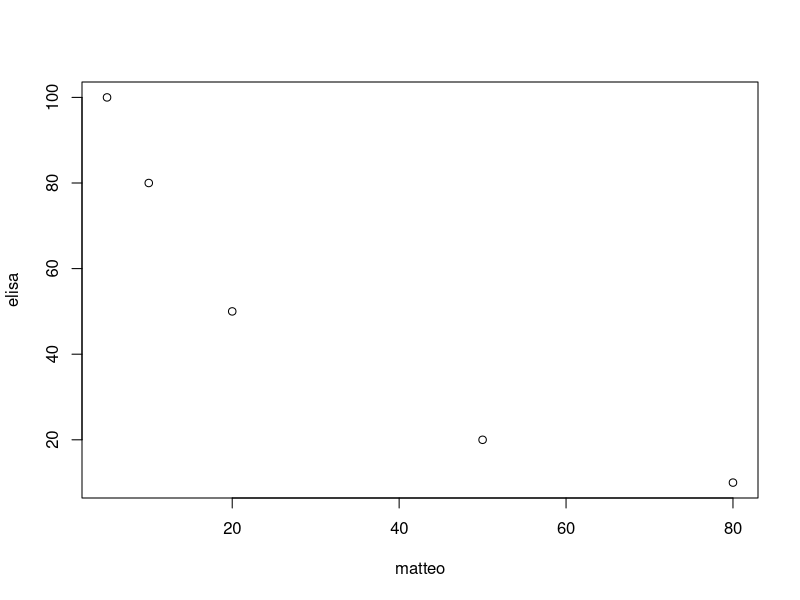
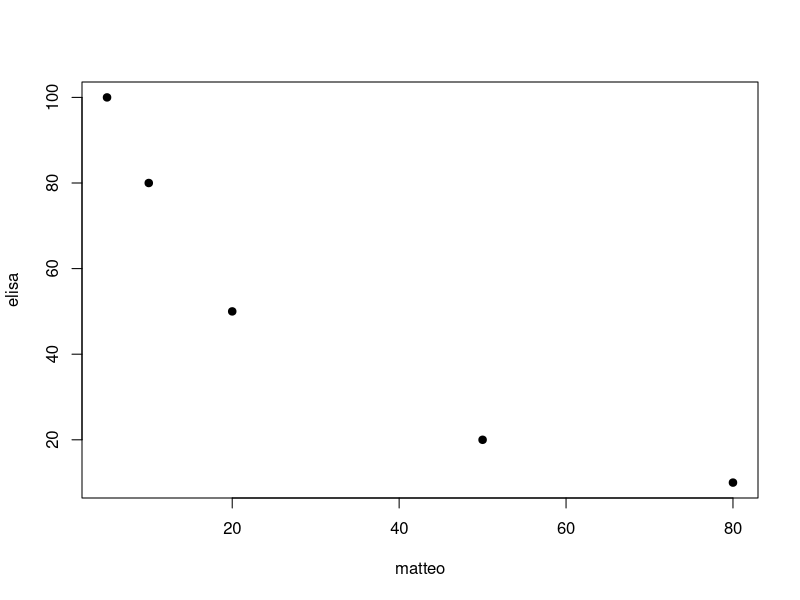
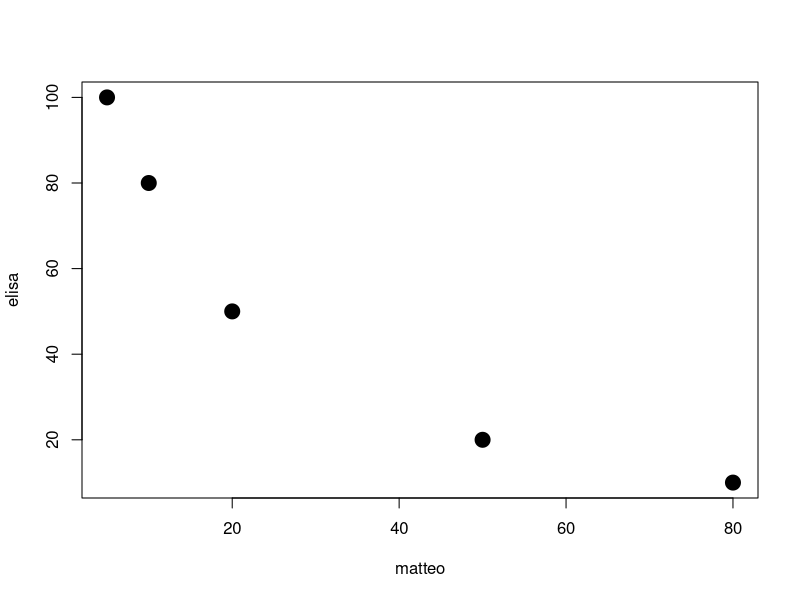
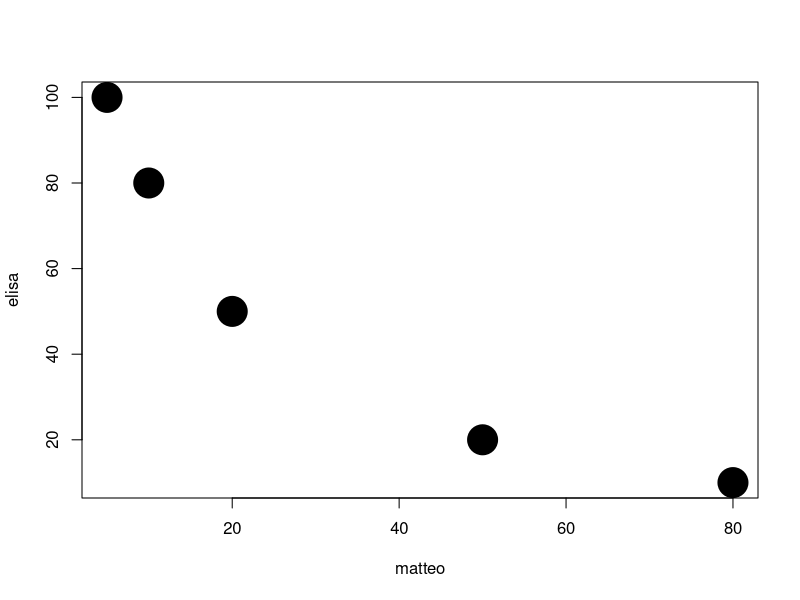
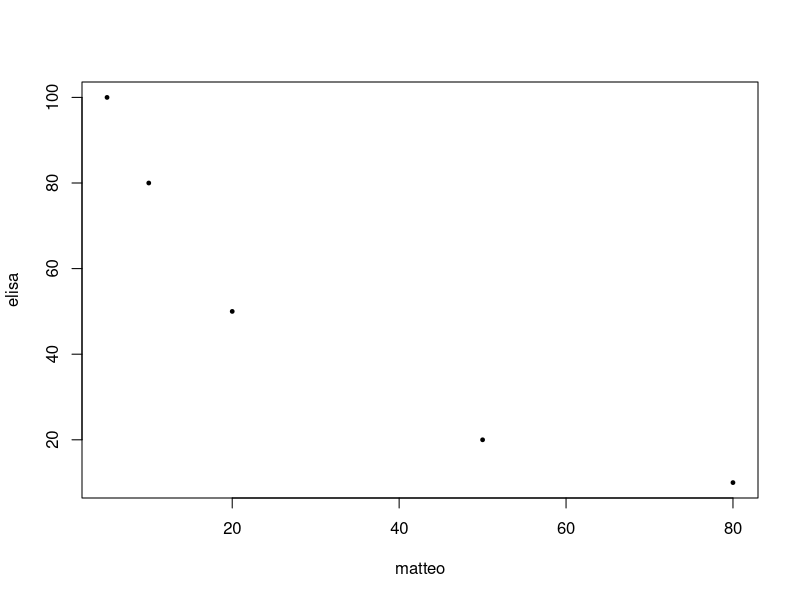
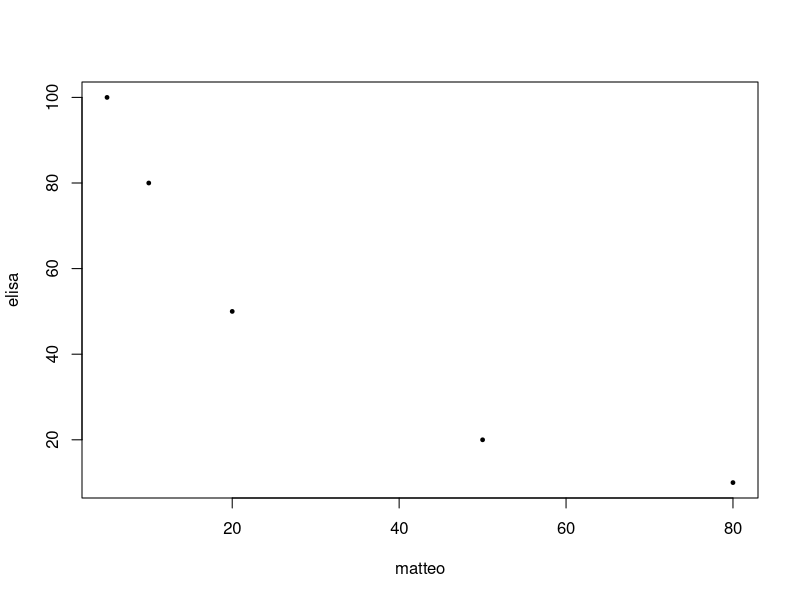
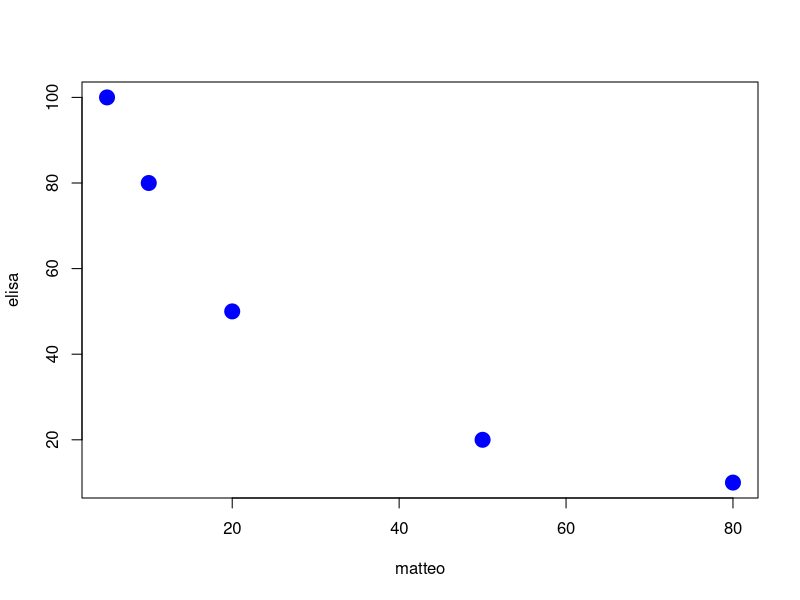
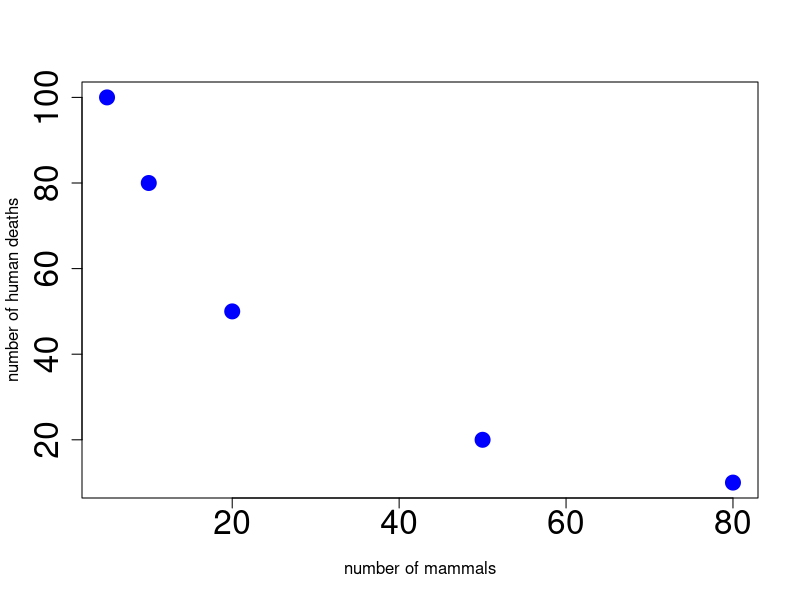

Reproduce these figures in R, in order.
# Script for using R

# operation
2 + 3 

# an object
samuele <- 2 + 3

# another object
gemma <- 4 + 6

# different ojects
samuele + gemma
samuele * gemma # instead of writing (2+3) * (4+6)
samuele ^ gemma

tma <- 5 * 4

tma + samuele + gemma # 20 + 5 + 10

# we are using the function c()
matteo <- c(5, 10, 20, 50, 80) # an array is a set of elements: this is the array of mammal species

sum(5, 10)
sum (5, 10) # I HATE THIS!!

elisa <- c(100, 80, 50, 20, 10) # an array of human deaths due to a disease 

plot(matteo, elisa)

# changing the point character
plot(matteo, elisa, pch=19)

# changing the exaggerattion
plot(matteo, elisa, pch=19, cex=2)
plot(matteo, elisa, pch=19, cex=4)
plot(matteo, elisa, pch=19, cex=0.5)
plot(matteo, elisa, pch=19, cex=.5)

# changing the color
plot(matteo, elisa, pch=19, cex=2, col="blue")

# changing the labels
plot(matteo, elisa, pch=19, cex=2, col="blue", xlab="number of mammals", ylab="number of human deaths", cex.axis=2)

# long function!
plot(matteo, 
     elisa, 
     pch=19, 
     cex=4, 
     col="maroon2", 
     xlab="number of mamals", 
     ylab="number of human deaths", 
     cex.axis=2,
     cex.lab=2)
